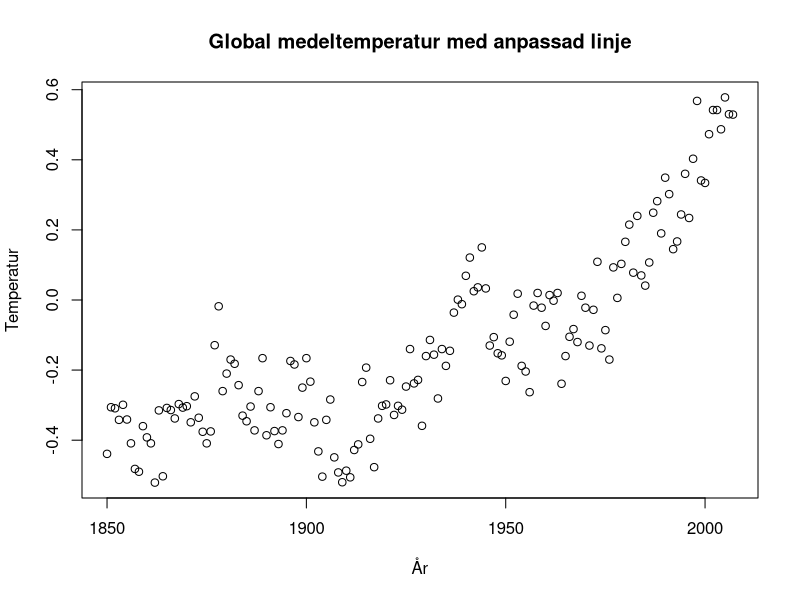
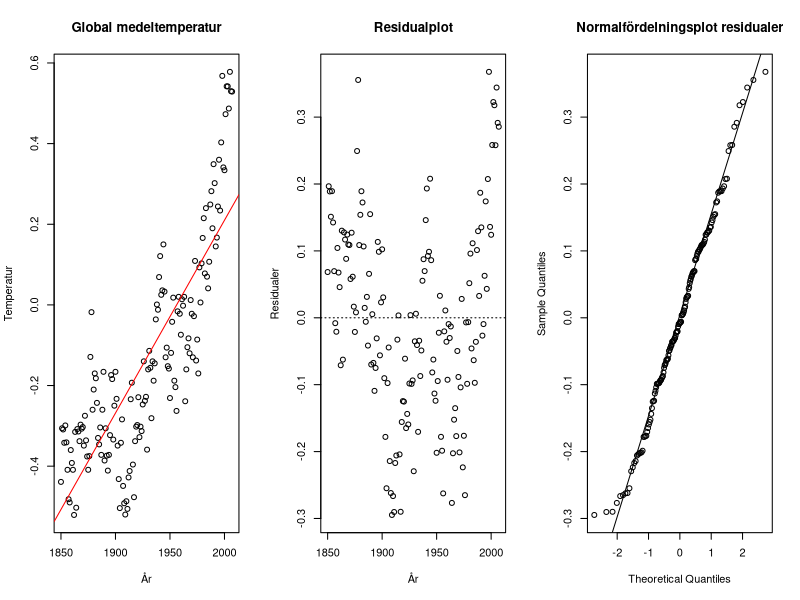
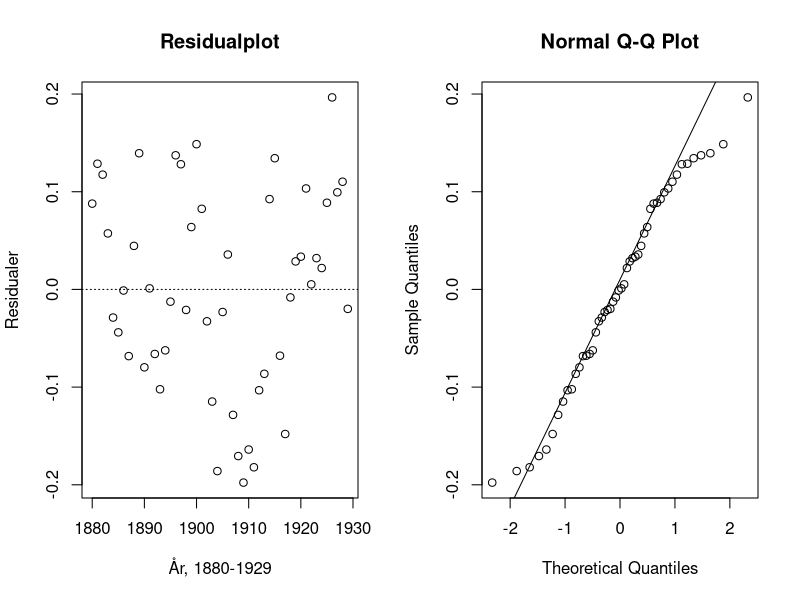
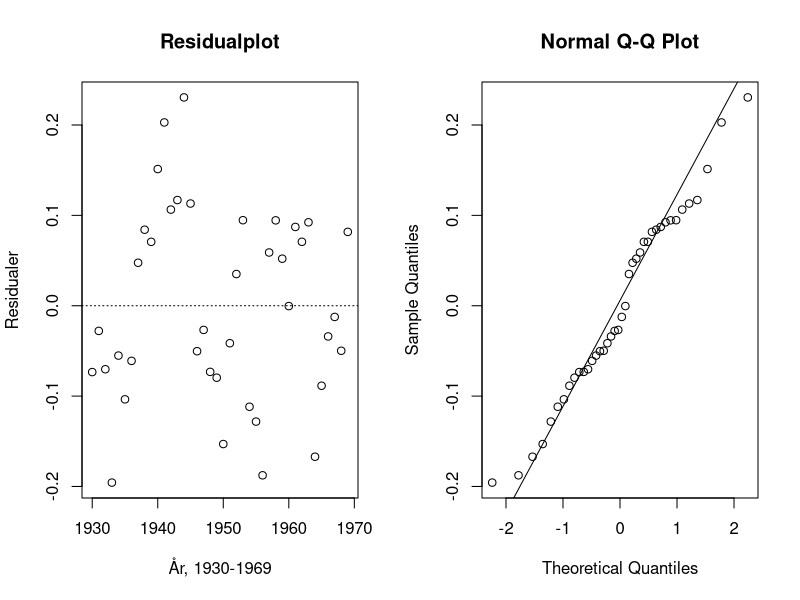
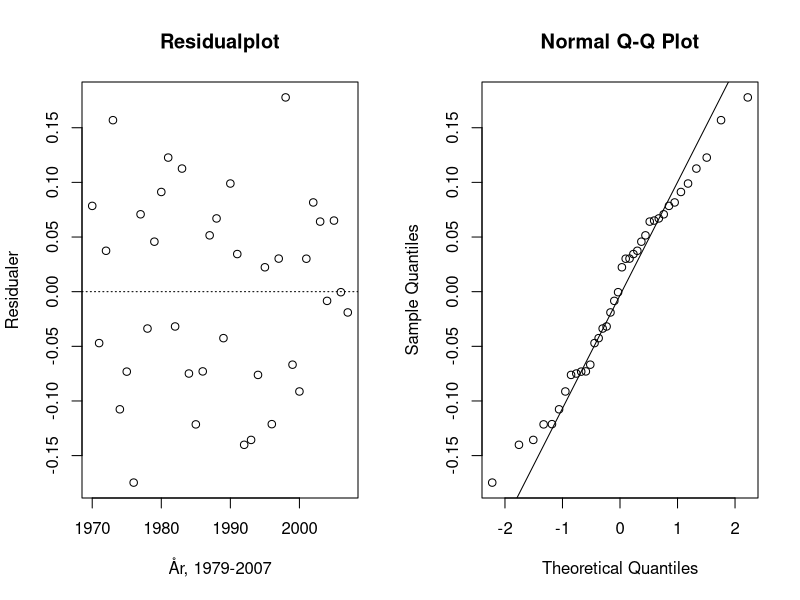
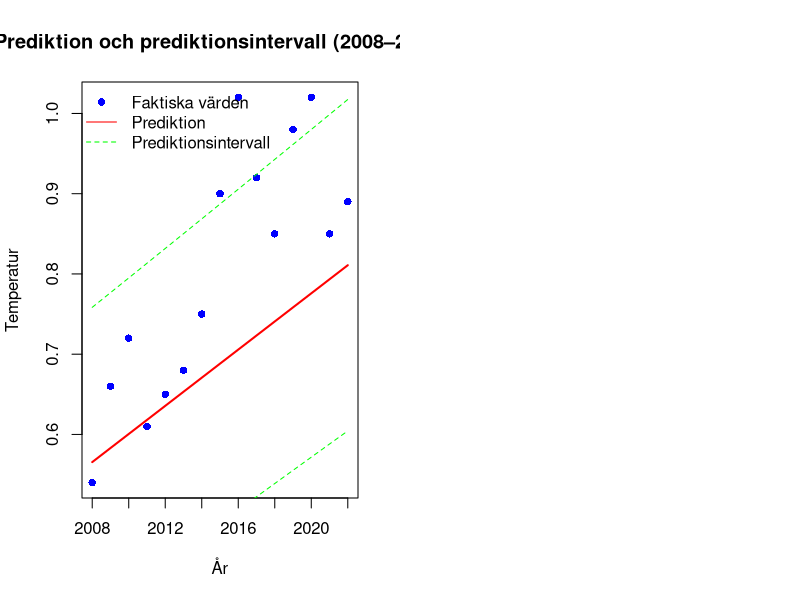

The R source for these figures, in order:
## ---- chunk 1
df <- read.csv("temperatur.csv", header = TRUE)
## ---- chunk 2
temperature <- df$temperatur
age <- df$år

plot(age, temperature, xlab = "År", ylab = "Temperatur", main = "Global medeltemperatur med anpassad linje")
## ---- chunk 3
old_par <- par(mfrow = c(1, 3))
modell <- lm(temperature ~ 1 + age, data = df) # vill ha intercept så + 1

# scatterplot med linje
plot(age, temperature, xlab = "År", ylab = "Temperatur", main = "Global medeltemperatur")
abline(modell, col = "red")

# residual plot
residual <- modell$residuals
plot(age, residual, xlab = "År", ylab = "Residualer", main = "Residualplot")
abline(a = 0, b = 0, lty = "dotted")

# normalfördelningsplot
qqnorm(residual, main = "Normalfördelningsplot residualer")
qqline(residual)
par(old_par)
## ---- chunk 4
# delar in i tre årsperioder
df1 <- subset(df, år >= 1880 & år <= 1929)
df2 <- subset(df, år >= 1930 & år <= 1969)
df3 <- subset(df, år >= 1970 & år <= 2007)

# utför linjär regression för varje årsperiod för att se om kraven uppfylls bättre
modell1 <- lm(temperatur ~ år, data = df1)
modell2 <- lm(temperatur ~ år, data = df2)
modell3 <- lm(temperatur ~ år, data = df3)

old_par <- par(mfrow = c(1, 2))
# summering av modellerna
residual1 <- modell1$residuals
plot(df1$år, residual1, xlab = "År, 1880-1929", ylab ="Residualer", main = "Residualplot")
abline(a = 0, b = 0, lty = "dotted")
qqnorm(residual1)
qqline(residual1)

old_par <- par(mfrow = c(1, 2))
residual2 <- modell2$residuals
plot(df2$år, residual2, xlab = "År, 1930-1969", ylab ="Residualer", main = "Residualplot")
abline(a = 0, b = 0, lty = "dotted")
qqnorm(residual2)
qqline(residual2)

old_par <- par(mfrow = c(1, 2))
residual3 <- modell3$residuals
plot(df3$år, residual3, xlab = "År, 1979-2007", ylab ="Residualer", main = "Residualplot")
abline(a = 0, b = 0, lty = "dotted")
qqnorm(residual3)
qqline(residual3)
## ---- chunk 5
summary1 <- summary(modell1)
summary2 <- summary(modell2)
summary3 <- summary(modell3)

# extrahera alpha
coef1 <- coef(modell1)
coef2 <- coef(modell2)
coef3 <- coef(modell3)

# extrahera beta
intercept1 <- coef1[1]
slope1 <- coef1[2]

intercept2 <- coef2[1]
slope2 <- coef2[2]

intercept3 <- coef3[1]
slope3 <- coef3[2]


cat("Model 1: Intercept =", intercept1, ", Lutningskoefficient =", slope1, "\n")
cat("Model 2: Intercept =", intercept2, ", Lutningskoefficient =", slope2, "\n")
cat("Model 3: Intercept =", intercept3, ", Lutningskoefficient =", slope3, "\n")
## ---- chunk 6
p_value <- summary(modell3)$coefficients[2, 4] / 2
if (p_value < 0.05) {
  print("Vi förkastar nollhypotesen. Direktören har fel.")
} else {
  print("Vi kan inte förkasta nollhypotesen. Direktören kan ha rätt.")
}
## ---- chunk 7
# Läs in testdatan
df_test <- read.csv("temperatur_test.csv", header = TRUE)

# Modell 1: 1850–2007
modell_1850_2007 <- lm(temperatur ~ år, data = subset(df, år <= 2007))
pred_1850_2007 <- predict(modell_1850_2007, newdata = df_test)
rmse_1850_2007 <- sqrt(mean((df_test$temperatur - pred_1850_2007)^2))

# Modell 2: 1970–2007
modell_1970_2007 <- lm(temperatur ~ år, data = subset(df, år >= 1970 & år <= 2007))
pred_1970_2007 <- predict(modell_1970_2007, newdata = df_test)
rmse_1970_2007 <- sqrt(mean((df_test$temperatur - pred_1970_2007)^2))

# RMSE för 1970–2007 (träningsdata)
train_1970_2007 <- subset(df, år >= 1970 & år <= 2007)
pred_train_1850_2007 <- predict(modell_1850_2007, newdata = train_1970_2007)
rmse_train_1850_2007 <- sqrt(mean((train_1970_2007$temperatur - pred_train_1850_2007)^2))

pred_train_1970_2007 <- predict(modell_1970_2007, newdata = train_1970_2007)
rmse_train_1970_2007 <- sqrt(mean((train_1970_2007$temperatur - pred_train_1970_2007)^2))

library(knitr)

# Skapa RMSE-tabell
rmse_table <- data.frame(
  Modell = c("1850–2007", "1970–2007"),
  `2008–2022 (Testdata)` = c(round(rmse_1850_2007, 3), round(rmse_1970_2007, 3)),
  `1970–2007 (Träningsdata)` = c(round(rmse_train_1850_2007, 3), round(rmse_train_1970_2007, 3))
)

# Skriv ut tabellen med knitr::kable
kable(
  rmse_table, 
  col.names = c("Modell", "Testdata (2008–2022)", "Träningsdata (1970–2007)"),
  align = c('l', 'c', 'c'),
  booktabs = TRUE
)
## ---- chunk 8
# Generera prediktionsintervall
pred_intervals <- predict(modell_1970_2007, newdata = df_test, interval = "prediction")

# Plotta
plot(df_test$år, df_test$temperatur, pch = 16, col = "blue", xlab = "År", ylab = "Temperatur", 
     main = "Prediktion och prediktionsintervall (2008–2022)")
lines(df_test$år, pred_intervals[, "fit"], col = "red", lwd = 2)
lines(df_test$år, pred_intervals[, "lwr"], col = "green", lty = 2)
lines(df_test$år, pred_intervals[, "upr"], col = "green", lty = 2)

# Lägg till legend
legend("topleft", legend = c("Faktiska värden", "Prediktion", "Prediktionsintervall"), 
       col = c("blue", "red", "green"), pch = c(16, NA, NA), lty = c(NA, 1, 2), bty = "n")

